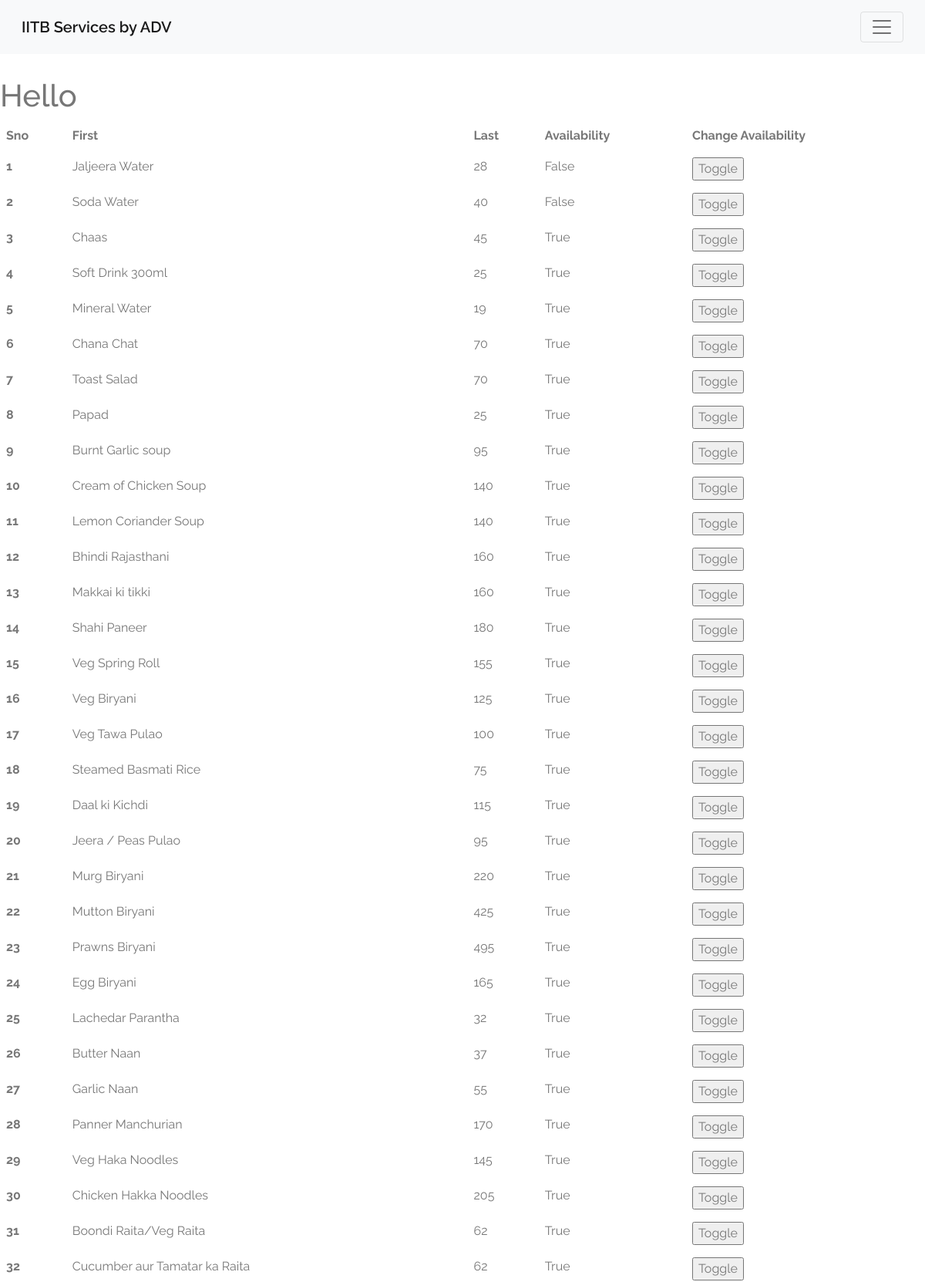
The page /gulmohar_updation (signed in, upper part) on the database its author committed.
### authentication/models.py (models this page shows)
class Gulmohar(models.Model):
    item_name=models.CharField(max_length=30)
    availability=models.BooleanField(default=True)
    price=models.IntegerField()
    image_src=models.ImageField()

### authentication/views.py (the view)
# urls.py: path('gulmohar_updation',views.gulmohar_updation,name="gulmohar_updation"),
def gulmohar_updation(request):
    g = Gulmohar.objects.all()
    fname = request.user.first_name
    return render(request,'authentication/gulmohar_updation.html',{'gul':g , 'fname':fname})

### templates/authentication/gulmohar_updation.html (shortened to what this page needs)
{% extends 'authentication/base.html' %}
{% load static %}
{% block content %}
    <h1 class="hello">Hello</h1>
    <table class="table table-borderless">
        <thead>
          <tr>
            <th scope="col">Sno</th>
            <th scope="col">First</th>
            <th scope="col">Last</th>
            <th scope="col">Availability</th>
            <th scope="col">Change Availability</th>
          </tr>
        </thead>
        <tbody>
            {% for item in gul %}
            <form method="POST" action="toggle">
            <tr>
                <th scope="row">{{forloop.counter}}</th>
                <td>{{item.item_name}}</td>
                <td>{{item.price}}</td>
                <td>{{item.availability}}</td>
                <td><input type="submit" value="Toggle" > </td>
              </tr>
            </form>
            {% endfor %}
        </tbody>
      </table>
{% endblock content %}

### static/css/grocery_h10.css (style rules this page uses)
* { box-sizing: border-box; font-family: Raleway; color: #777; }
html, body { margin: 0; padding: 0; min-height: 100%; }

### static/css/theme.css (style rules this page uses)
:root { --primary: #6C55F9; --accent: #FF3D85; --secondary: #645F88; --success: #35bb78; --info: #05B4E1; --warning: #FAC14D; --danger: #FF4943; --grey: #B4B2C5; --dark: #2D2B3A; --light: #F6F5FC; }
body { font-family: "Work Sans", sans-serif; line-height: 1.5; color: #2D2B3A; }

### templates/authentication/gulmohar_updation.html (style rules this page uses)
.hello { margin-top: 100px; }

### rows shown on the page
Gulmohar: item_name "Jaljeera Water", price "28", availability "False"
Gulmohar: item_name "Soda Water", price "40", availability "False"
Gulmohar: item_name "Chaas", price "45", availability "True"
Gulmohar: item_name "Soft Drink 300ml", price "25", availability "True"
Gulmohar: item_name "Mineral Water", price "19", availability "True"
Gulmohar: item_name "Chana Chat", price "70", availability "True"
Gulmohar: item_name "Toast Salad", price "70", availability "True"
Gulmohar: item_name "Papad", price "25", availability "True"
Gulmohar: item_name "Burnt Garlic soup", price "95", availability "True"
Gulmohar: item_name "Cream of Chicken Soup", price "140", availability "True"
Gulmohar: item_name "Lemon Coriander Soup", price "140", availability "True"
Gulmohar: item_name "Bhindi Rajasthani", price "160", availability "True"
Gulmohar: item_name "Makkai ki tikki", price "160", availability "True"
Gulmohar: item_name "Shahi Paneer", price "180", availability "True"
Gulmohar: item_name "Veg Spring Roll", price "155", availability "True"
Gulmohar: item_name "Veg Biryani", price "125", availability "True"
Gulmohar: item_name "Veg Tawa Pulao", price "100", availability "True"
Gulmohar: item_name "Steamed Basmati Rice", price "75", availability "True"
Gulmohar: item_name "Daal ki Kichdi", price "115", availability "True"
Gulmohar: item_name "Jeera / Peas Pulao", price "95", availability "True"
Gulmohar: item_name "Murg Biryani", price "220", availability "True"
Gulmohar: item_name "Mutton Biryani", price "425", availability "True"
Gulmohar: item_name "Prawns Biryani", price "495", availability "True"
Gulmohar: item_name "Egg Biryani", price "165", availability "True"
Gulmohar: item_name "Lachedar Parantha", price "32", availability "True"
Gulmohar: item_name "Butter Naan", price "37", availability "True"
Gulmohar: item_name "Garlic Naan", price "55", availability "True"
Gulmohar: item_name "Panner Manchurian", price "170", availability "True"
Gulmohar: item_name "Veg Haka Noodles", price "145", availability "True"
Gulmohar: item_name "Chicken Hakka Noodles", price "205", availability "True"
Gulmohar: item_name "Boondi Raita/Veg Raita", price "62", availability "True"
Gulmohar: item_name "Cucumber aur Tamatar ka Raita", price "62", availability "True"
